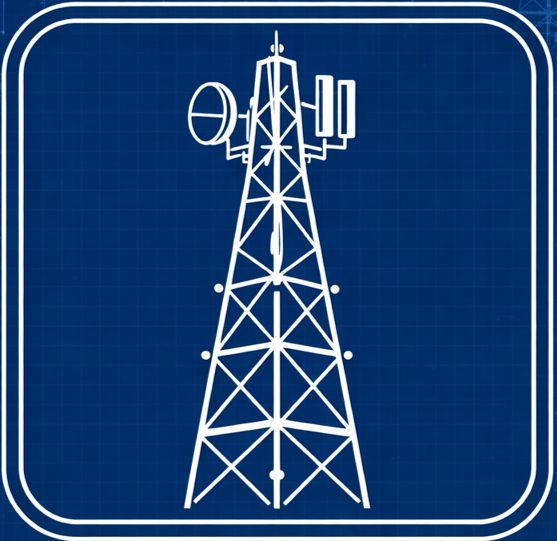
#> input picture ico_TSA.png, 557 x 541 px
$ python create_assets.py
#> lines starting #> are read from the running program, lines starting #| are printed output that depends on the picture
"""
Genera assets/icon.ico desde ico_TSA.png
y copia splash_TSA.png → assets/splash.png.
Requiere: Pillow  (pip install Pillow).
"""
import shutil
from pathlib import Path
from PIL import Image

ROOT   = Path(__file__).parent
ASSETS = ROOT / "assets"
ASSETS.mkdir(exist_ok=True)

# ── Ícono ──────────────────────────────────────────────────────────────────────
src_ico = ROOT / "ico_TSA.png"
dst_ico = ASSETS / "icon.ico"

img = Image.open(src_ico).convert("RGBA")
#> img is the input picture: PIL image 557x541 RGBA; mean R, G, B, A 32.5, 71.7, 121.5, 255

sizes = [256, 128, 64, 48, 32, 16]
frames = [img.resize((s, s), Image.LANCZOS) for s in sizes]
#> frames = 6 items

frames[0].save(
    dst_ico,
    format="ICO",
    append_images=frames[1:],
    sizes=[(s, s) for s in sizes],
)
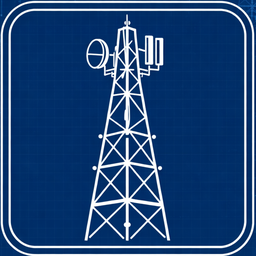
#> saved as icon.ico: PIL image 256x256 RGBA; mean R, G, B, A 32.5, 71.2, 121.1, 255
print(f"OK icon.ico  -> {dst_ico}")

# ── Splash ─────────────────────────────────────────────────────────────────────
src_splash = ROOT / "splash_TSA.png"
dst_splash = ASSETS / "splash.png"

shutil.copy2(src_splash, dst_splash)
print(f"OK splash.png -> {dst_splash}")

print("Listo.")
